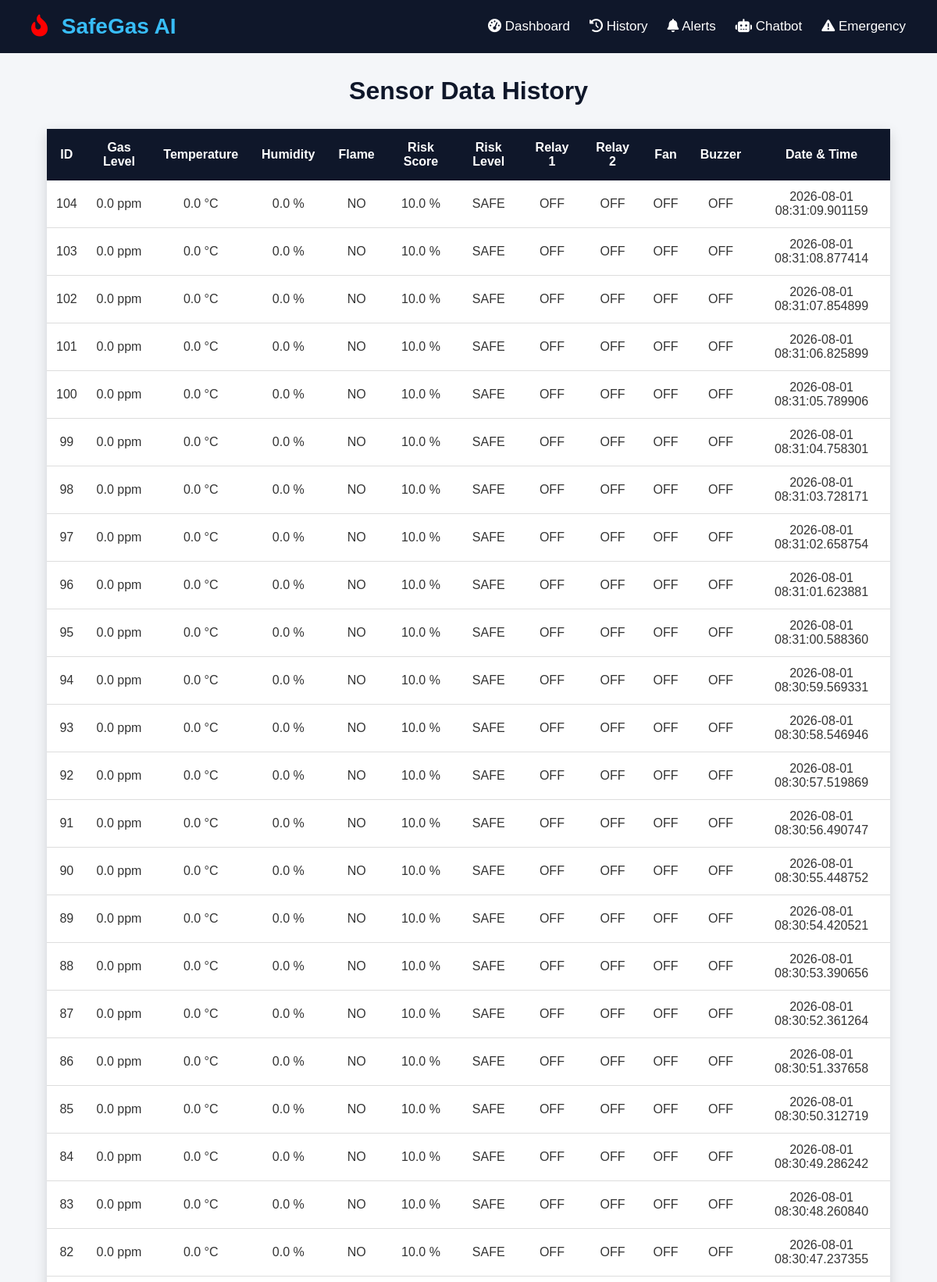
The app's page /history (upper part) with its own data.
### models.py (models this page shows, shortened)
class SensorData(db.Model):
    __tablename__ = "sensor_data"
    id = db.Column(db.Integer, primary_key=True)
    gas_level = db.Column(db.Float, nullable=False)
    temperature = db.Column(db.Float, nullable=False)
    humidity = db.Column(db.Float, nullable=False)
    flame_status = db.Column(db.String(20), nullable=False)
    risk_score = db.Column(db.Float, nullable=False)
    risk_level = db.Column(db.String(20), nullable=False)
    relay1_status = db.Column(db.String(20), nullable=False)
    relay2_status = db.Column(db.String(20), nullable=False)
    fan_status = db.Column(db.String(20), nullable=False)
    buzzer_status = db.Column(db.String(20), nullable=False)
    created_at = db.Column(
        db.DateTime,
        default=datetime.utcnow
    )

### routes.py (the view)
@routes_bp.route("/history")
def history():
    sensor_history = SensorData.query.order_by(
        SensorData.id.desc()
    ).all()
    return render_template(
        "history.html",
        history=sensor_history
    )

### templates/history.html
{% extends "base.html" %}
{% block content %}
<div class="container">
    <h1 class="title">
        Sensor Data History
    </h1>
    {% if history %}
    <table class="history-table">
        <thead>
            <tr>
                <th>ID</th>
                <th>Gas Level</th>
                <th>Temperature</th>
                <th>Humidity</th>
                <th>Flame</th>
                <th>Risk Score</th>
                <th>Risk Level</th>
                <th>Relay 1</th>
                <th>Relay 2</th>
                <th>Fan</th>
                <th>Buzzer</th>
                <th>Date & Time</th>
            </tr>
        </thead>
        <tbody>
            {% for sensor in history %}
            <tr>
                <td>{{ sensor.id }}</td>
                <td>{{ sensor.gas_level }} ppm</td>
                <td>{{ sensor.temperature }} °C</td>
                <td>{{ sensor.humidity }} %</td>
                <td>{{ sensor.flame_status }}</td>
                <td>{{ sensor.risk_score }} %</td>
                <td>{{ sensor.risk_level }}</td>
                <td>{{ sensor.relay1_status }}</td>
                <td>{{ sensor.relay2_status }}</td>
                <td>{{ sensor.fan_status }}</td>
                <td>{{ sensor.buzzer_status }}</td>
                <td>{{ sensor.created_at }}</td>
            </tr>
            {% endfor %}
        </tbody>
    </table>
    {% else %}
    <h3>No Sensor History Available.</h3>
    {% endif %}
</div>
{% endblock %}

### static/css/style.css (style rules this page uses)
* { margin:0; padding:0; box-sizing:border-box; font-family:Arial, Helvetica, sans-serif; }
body { background:#f4f6f9; color:#333; }
.title { text-align:center; margin-bottom:30px; color:#0f172a; }
.history-table { width:100%; border-collapse:collapse; background:white; box-shadow:0px 5px 15px rgba(0,0,0,.15); }
.history-table th { background:#0f172a; color:white; padding:15px; }
.history-table td { padding:12px; text-align:center; border-bottom:1px solid #ddd; }

### records on screen
SensorData: id "104", gas_level "0.0", temperature "0.0", humidity "0.0", flame_status "NO", risk_score "10.0", risk_level "SAFE", relay1_status "OFF", relay2_status "OFF", fan_status "OFF", buzzer_status "OFF", created_at "2026-08-01 08:31:09.901159"
SensorData: id "103", gas_level "0.0", temperature "0.0", humidity "0.0", flame_status "NO", risk_score "10.0", risk_level "SAFE", relay1_status "OFF", relay2_status "OFF", fan_status "OFF", buzzer_status "OFF", created_at "2026-08-01 08:31:08.877414"
SensorData: id "102", gas_level "0.0", temperature "0.0", humidity "0.0", flame_status "NO", risk_score "10.0", risk_level "SAFE", relay1_status "OFF", relay2_status "OFF", fan_status "OFF", buzzer_status "OFF", created_at "2026-08-01 08:31:07.854899"
SensorData: id "101", gas_level "0.0", temperature "0.0", humidity "0.0", flame_status "NO", risk_score "10.0", risk_level "SAFE", relay1_status "OFF", relay2_status "OFF", fan_status "OFF", buzzer_status "OFF", created_at "2026-08-01 08:31:06.825899"
SensorData: id "100", gas_level "0.0", temperature "0.0", humidity "0.0", flame_status "NO", risk_score "10.0", risk_level "SAFE", relay1_status "OFF", relay2_status "OFF", fan_status "OFF", buzzer_status "OFF", created_at "2026-08-01 08:31:05.789906"
SensorData: id "99", gas_level "0.0", temperature "0.0", humidity "0.0", flame_status "NO", risk_score "10.0", risk_level "SAFE", relay1_status "OFF", relay2_status "OFF", fan_status "OFF", buzzer_status "OFF", created_at "2026-08-01 08:31:04.758301"
SensorData: id "98", gas_level "0.0", temperature "0.0", humidity "0.0", flame_status "NO", risk_score "10.0", risk_level "SAFE", relay1_status "OFF", relay2_status "OFF", fan_status "OFF", buzzer_status "OFF", created_at "2026-08-01 08:31:03.728171"
SensorData: id "97", gas_level "0.0", temperature "0.0", humidity "0.0", flame_status "NO", risk_score "10.0", risk_level "SAFE", relay1_status "OFF", relay2_status "OFF", fan_status "OFF", buzzer_status "OFF", created_at "2026-08-01 08:31:02.658754"
SensorData: id "96", gas_level "0.0", temperature "0.0", humidity "0.0", flame_status "NO", risk_score "10.0", risk_level "SAFE", relay1_status "OFF", relay2_status "OFF", fan_status "OFF", buzzer_status "OFF", created_at "2026-08-01 08:31:01.623881"
SensorData: id "95", gas_level "0.0", temperature "0.0", humidity "0.0", flame_status "NO", risk_score "10.0", risk_level "SAFE", relay1_status "OFF", relay2_status "OFF", fan_status "OFF", buzzer_status "OFF", created_at "2026-08-01 08:31:00.588360"
SensorData: id "94", gas_level "0.0", temperature "0.0", humidity "0.0", flame_status "NO", risk_score "10.0", risk_level "SAFE", relay1_status "OFF", relay2_status "OFF", fan_status "OFF", buzzer_status "OFF", created_at "2026-08-01 08:30:59.569331"
SensorData: id "93", gas_level "0.0", temperature "0.0", humidity "0.0", flame_status "NO", risk_score "10.0", risk_level "SAFE", relay1_status "OFF", relay2_status "OFF", fan_status "OFF", buzzer_status "OFF", created_at "2026-08-01 08:30:58.546946"
SensorData: id "92", gas_level "0.0", temperature "0.0", humidity "0.0", flame_status "NO", risk_score "10.0", risk_level "SAFE", relay1_status "OFF", relay2_status "OFF", fan_status "OFF", buzzer_status "OFF", created_at "2026-08-01 08:30:57.519869"
SensorData: id "91", gas_level "0.0", temperature "0.0", humidity "0.0", flame_status "NO", risk_score "10.0", risk_level "SAFE", relay1_status "OFF", relay2_status "OFF", fan_status "OFF", buzzer_status "OFF", created_at "2026-08-01 08:30:56.490747"
SensorData: id "90", gas_level "0.0", temperature "0.0", humidity "0.0", flame_status "NO", risk_score "10.0", risk_level "SAFE", relay1_status "OFF", relay2_status "OFF", fan_status "OFF", buzzer_status "OFF", created_at "2026-08-01 08:30:55.448752"
SensorData: id "89", gas_level "0.0", temperature "0.0", humidity "0.0", flame_status "NO", risk_score "10.0", risk_level "SAFE", relay1_status "OFF", relay2_status "OFF", fan_status "OFF", buzzer_status "OFF", created_at "2026-08-01 08:30:54.420521"
SensorData: id "88", gas_level "0.0", temperature "0.0", humidity "0.0", flame_status "NO", risk_score "10.0", risk_level "SAFE", relay1_status "OFF", relay2_status "OFF", fan_status "OFF", buzzer_status "OFF", created_at "2026-08-01 08:30:53.390656"
SensorData: id "87", gas_level "0.0", temperature "0.0", humidity "0.0", flame_status "NO", risk_score "10.0", risk_level "SAFE", relay1_status "OFF", relay2_status "OFF", fan_status "OFF", buzzer_status "OFF", created_at "2026-08-01 08:30:52.361264"
SensorData: id "86", gas_level "0.0", temperature "0.0", humidity "0.0", flame_status "NO", risk_score "10.0", risk_level "SAFE", relay1_status "OFF", relay2_status "OFF", fan_status "OFF", buzzer_status "OFF", created_at "2026-08-01 08:30:51.337658"
SensorData: id "85", gas_level "0.0", temperature "0.0", humidity "0.0", flame_status "NO", risk_score "10.0", risk_level "SAFE", relay1_status "OFF", relay2_status "OFF", fan_status "OFF", buzzer_status "OFF", created_at "2026-08-01 08:30:50.312719"
SensorData: id "84", gas_level "0.0", temperature "0.0", humidity "0.0", flame_status "NO", risk_score "10.0", risk_level "SAFE", relay1_status "OFF", relay2_status "OFF", fan_status "OFF", buzzer_status "OFF", created_at "2026-08-01 08:30:49.286242"
SensorData: id "83", gas_level "0.0", temperature "0.0", humidity "0.0", flame_status "NO", risk_score "10.0", risk_level "SAFE", relay1_status "OFF", relay2_status "OFF", fan_status "OFF", buzzer_status "OFF", created_at "2026-08-01 08:30:48.260840"
SensorData: id "82", gas_level "0.0", temperature "0.0", humidity "0.0", flame_status "NO", risk_score "10.0", risk_level "SAFE", relay1_status "OFF", relay2_status "OFF", fan_status "OFF", buzzer_status "OFF", created_at "2026-08-01 08:30:47.237355"
